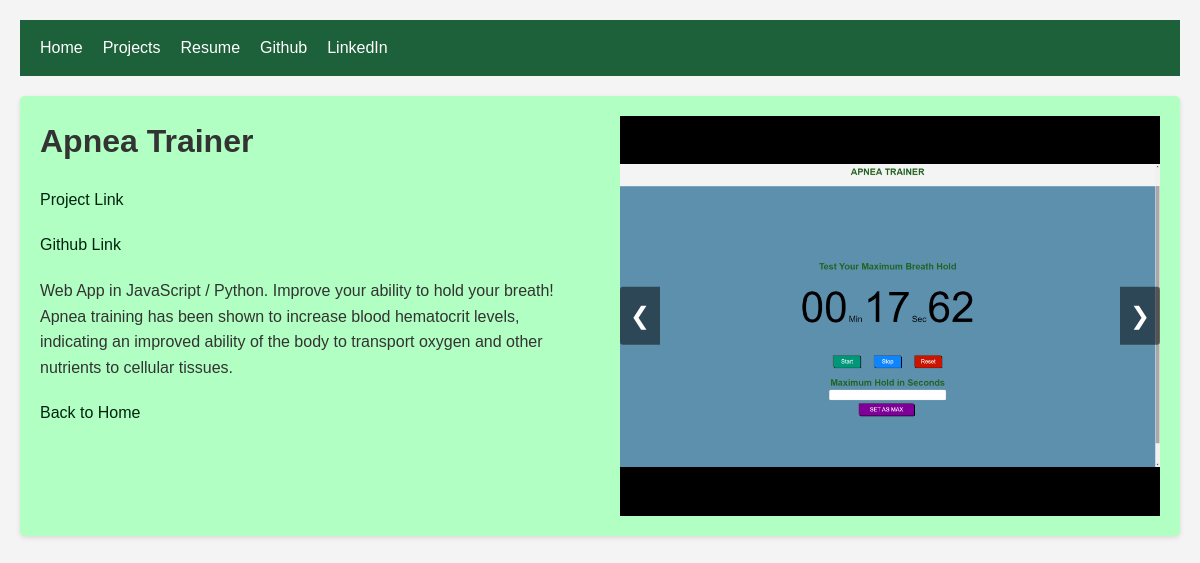
Screenshot of /project/2 with the database file from the repository.
### main/models.py (models this page shows, shortened)
class Project(models.Model):
    title = models.CharField(max_length=200)
    description = models.TextField()
    tags = models.ManyToManyField(Tag, related_name="projects")
    link = models.TextField(blank=True)
    github = models.URLField(max_length=200, blank=True)
    upload = models.FileField(upload_to='uploads/', blank=True)

class ProjectImage(models.Model):
    project = models.ForeignKey(
        Project, related_name="images", on_delete=models.CASCADE
    )
    image = models.ImageField(upload_to="project_images/")

### main/views.py (the view)
# urls.py: path("project/<int:id>", views.project, name="project"),
def project(request, id):
    project = get_object_or_404(Project, pk=id)
    return render(request, "project.html", {"project": project})

### main/templates/project.html (shortened to what this page needs)
{% extends 'base.html' %}
{% load static %}
{% block extrahead %}
    <link rel="stylesheet" href="{% static 'css/project.css' %}">
{% endblock extrahead %}
{% block content %}
    <div class="project-card">
        <div class="project-info">
            <h1>{{ project.title }}</h1>
            {% if project.link %}
                <p><a href="{{ project.link }}">Project Link</a></p>
            {% endif %}
            <p><a href="{{ project.github }}">Github Link</a></p>
            <p>{{ project.description}}</p>
            <a href="{% url 'home' %}">Back to Home</a>
        </div>
        <div class="carousel">
            <div class="carousel-images">
                {% for image in project.images.all %}
                    <div class="carousel-item">
                        <img src="{{image.image.url}}" alt="Project image"/>
                    </div>
                {% endfor %}
            </div>
            <a class="carousel-control prev" onclick="moveSlide(-1)">&#10094;</a>
            <a class="carousel-control next" onclick="moveSlide(1)">&#10095;</a>
        </div>
    </div>
{% endblock content %}

### main/static/css/base.css (style rules this page uses)
* { box-sizing: border-box; margin: 0; padding: 0; font-family: "Arial", sans-serif; }
body { font-family: "Segoe UI", Tahoma, Geneva, Verdana, sans-serif; line-height: 1.6; color: #333; background-color: #f4f4f4; padding: 20px; }
a { color: #00240e; text-decoration: none; }

### main/static/css/project.css (style rules this page uses)
.project-card { display: flex; align-items: flex-start; justify-content: space-between; background-color: rgb(177, 255, 194); box-shadow: 0 2px 5px rgba(0, 0, 0, 0.1); border-radius: 5px; overflow: hidden; max-width: 1200px; margin: auto; padding: 20px; }
.project-info { flex: 1; padding-right: 20px; }
h1, p { margin-bottom: 20px; }
.carousel { flex: 1; display: flex; flex-direction: column; position: relative; max-width: 50%; margin-left: 20px; }
.carousel-images { display: flex; flex: 1; overflow: hidden; position: relative; }
.carousel-control { position: absolute; top: 50%; transform: translateY(-50%); color: white; font-size: 24px; background-color: rgba(0, 0, 0, 0.5); padding: 10px; cursor: pointer; user-select: none; z-index: 10; }
.carousel-control.prev { left: 0; border-radius: 3px 0 0 3px; }
.carousel-control.next { right: 0; border-radius: 0 3px 3px 0; }
.carousel-item { display: flex; justify-content: center; align-items: center; background-color: black; width: 100%; height: 400px; }
.carousel-item img { max-height: 100%; max-width: 100%; object-fit: contain; }

### rows the page displays
Project: title "Apnea Trainer", description "Web App in JavaScript / Python. Improve your ability to hold your breath! Apnea training has been shown to increase blood hematocrit levels, indicating an improved ability of the body to transport oxygen and other nutrients to cellular tissues."
ProjectImage: image (picture)
